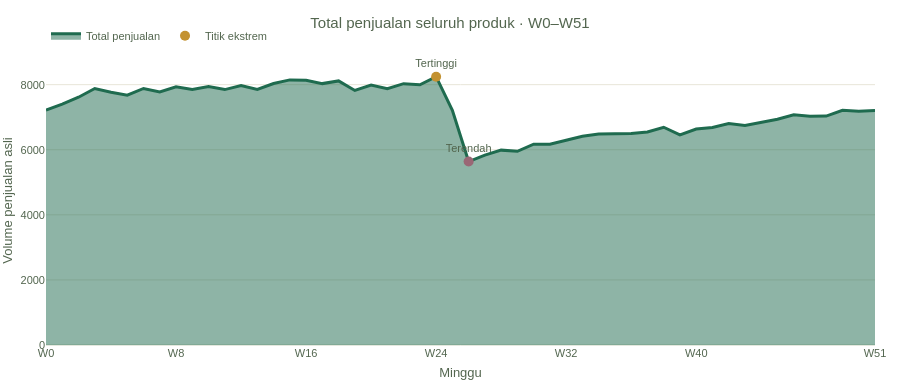
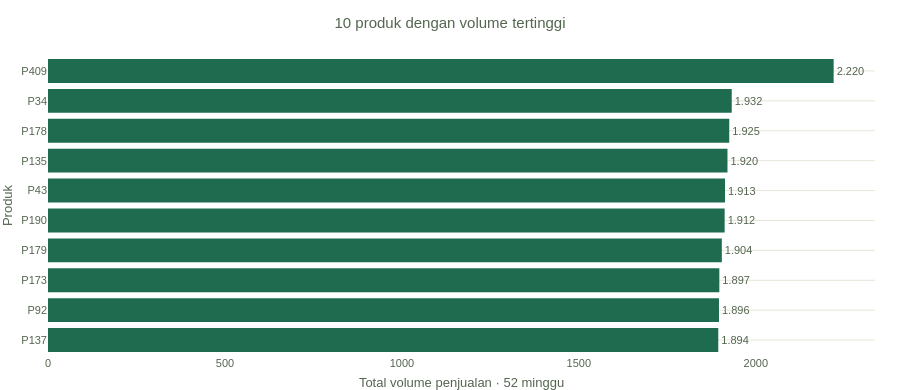
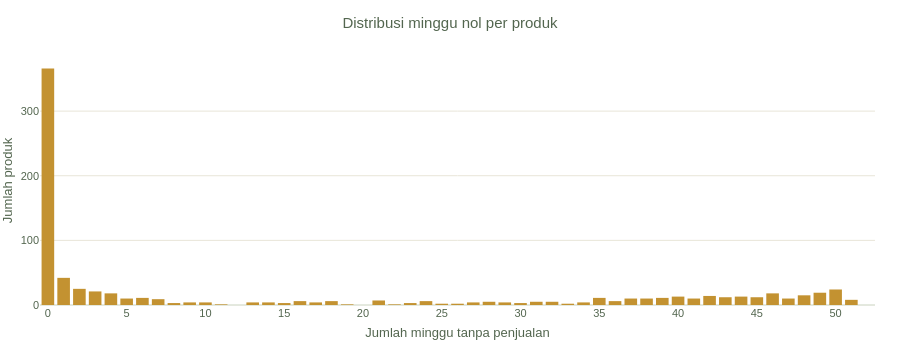

Source (notebook cell) for these figures, in order:
### Markdown cell above
## 3. Ringkasan penjualan — halaman Ringkasan dashboard

Bagian ini memuat komponen utama ringkasan dashboard: tren total penjualan mingguan, 10 produk dengan volume tertinggi, dan distribusi jumlah minggu nol.

**Interpretasi yang perlu dibaca:** tren total dapat menunjukkan perubahan agregat, tetapi tidak menjelaskan produk penyebabnya. Produk dengan total tinggi dapat mendominasi volume agregat. Distribusi minggu nol membantu memisahkan produk yang rutin aktif dari produk yang penjualannya sporadis.

### Code cell
overview_figures = {
    "weekly_sales": create_weekly_sales_figure(weekly_stats, config),
    "top_products": create_top_products_figure(product_stats, 10, config),
    "zero_weeks": create_zero_weeks_figure(product_stats, config),
}
for figure_name, figure in overview_figures.items():
    print(figure_name)
    display(figure)

### Figure 1 — Plotly figure (JSON) as saved in the notebook; plotly's stock layout.template omitted (floating-point values rounded to 4 significant figures)
{"data": [{"fill": "tozeroy", "hovertemplate": "W%{x}<br>Volume: %{y:,.0f}<extra></extra>", "line": {"width": 3}, "mode": "lines", "name": "Total penjualan", "type": "scatter", "x": [0, 1, 2, 3, 4, 5, 6, 7, 8, 9, 10, 11, 12, 13, 14, 15, 16, 17, 18, 19, 20, 21, 22, 23, 24, 25, 26, 27, 28, 29, 30, 31, 32, 33, 34, 35, 36, 37, 38, 39, 40, 41, 42, 43, 44, 45, 46, 47, 48, 49, 50, 51], "y": [7220.0, 7404.0, 7615.0, 7881.0, 7765.0, 7677.0, 7883.0, 7774.0, 7935.0, 7852.0, 7940.0, 7849.0, 7970.0, 7856.0, 8035.0, 8147.0, 8137.0, 8033.0, 8116.0, 7822.0, 7988.0, 7875.0, 8031.0, 7998.0, 8245.0, 7212.0, 5637.0, 5834.0, 5988.0, 5952.0, 6170.0, 6172.0, 6293.0, 6412.0, 6482.0, 6486.0, 6500.0, 6548.0, 6692.0, 6460.0, 6636.0, 6683.0, 6808.0, 6746.0, 6840.0, 6939.0, 7072.0, 7032.0, 7035.0, 7214.0, 7187.0, 7209.0]}, {"hovertemplate": "W%{x}<br>Volume: %{y:,.0f}<extra></extra>", "marker": {"color": ["#C39231", "#9A6775"], "size": 10}, "mode": "markers+text", "name": "Titik ekstrem", "text": ["Tertinggi", "Terendah"], "textposition": "top center", "type": "scatter", "x": [24, 26], "y": [8245.0, 5637.0]}], "layout": {"colorway": ["#1F6B4F", "#C39231", "#6285A0", "#9A6775", "#8A78A1"], "font": {"color": "#53664F", "family": "Plus Jakarta Sans, Arial", "size": 11}, "height": 380, "hoverlabel": {"bgcolor": "#FFFDF7", "font": {"size": 12}}, "legend": {"font": {"size": 11}, "orientation": "h", "x": 0, "y": 1.12}, "margin": {"b": 15, "l": 8, "r": 25, "t": 56}, "paper_bgcolor": "rgba(0,0,0,0)", "plot_bgcolor": "rgba(0,0,0,0)", "separators": ",.", "title": {"text": "Total penjualan seluruh produk · W0–W51"}, "transition": {"duration": 0}, "xaxis": {"automargin": true, "showgrid": false, "tickmode": "array", "ticktext": ["W0", "W8", "W16", "W24", "W32", "W40", "W51"], "tickvals": [0, 8, 16, 24, 32, 40, 51], "title": {"text": "Minggu"}, "zeroline": false}, "yaxis": {"automargin": true, "gridcolor": "#E8E5D8", "rangemode": "tozero", "title": {"text": "Volume penjualan asli"}, "zerolinecolor": "#C9D2BE"}}}

### Figure 2 — Plotly figure (JSON) as saved in the notebook; plotly's stock layout.template omitted (floating-point values rounded to 4 significant figures)
{"data": [{"cliponaxis": false, "hovertemplate": "%{y}<br>Total volume: %{x:,.0f}<extra></extra>", "marker": {"color": "#1F6B4F"}, "orientation": "h", "text": [1894.0, 1896.0, 1897.0, 1904.0, 1912.0, 1913.0, 1920.0, 1925.0, 1932.0, 2220.0], "textposition": "outside", "texttemplate": "%{text:,.0f}", "type": "bar", "x": [1894.0, 1896.0, 1897.0, 1904.0, 1912.0, 1913.0, 1920.0, 1925.0, 1932.0, 2220.0], "y": ["P137", "P92", "P173", "P179", "P190", "P43", "P135", "P178", "P34", "P409"]}], "layout": {"colorway": ["#1F6B4F", "#C39231", "#6285A0", "#9A6775", "#8A78A1"], "font": {"color": "#53664F", "family": "Plus Jakarta Sans, Arial", "size": 11}, "height": 390, "hoverlabel": {"bgcolor": "#FFFDF7", "font": {"size": 12}}, "legend": {"font": {"size": 11}, "orientation": "h", "x": 0, "y": 1.12}, "margin": {"b": 15, "l": 8, "r": 25, "t": 56}, "paper_bgcolor": "rgba(0,0,0,0)", "plot_bgcolor": "rgba(0,0,0,0)", "separators": ",.", "title": {"text": "10 produk dengan volume tertinggi"}, "transition": {"duration": 0}, "xaxis": {"automargin": true, "showgrid": false, "title": {"text": "Total volume penjualan · 52 minggu"}, "zeroline": false}, "yaxis": {"automargin": true, "gridcolor": "#E8E5D8", "title": {"text": "Produk"}, "zerolinecolor": "#C9D2BE"}}}

### Figure 3 — Plotly figure (JSON) as saved in the notebook; plotly's stock layout.template omitted (floating-point values rounded to 4 significant figures)
{"data": [{"hovertemplate": "Minggu nol: %{x}<br>Jumlah produk: %{y}<extra></extra>", "marker": {"color": "#C39231"}, "type": "bar", "x": [0, 1, 2, 3, 4, 5, 6, 7, 8, 9, 10, 11, 12, 13, 14, 15, 16, 17, 18, 19, 20, 21, 22, 23, 24, 25, 26, 27, 28, 29, 30, 31, 32, 33, 34, 35, 36, 37, 38, 39, 40, 41, 42, 43, 44, 45, 46, 47, 48, 49, 50, 51, 52], "y": [366, 42, 25, 21, 18, 10, 11, 9, 3, 4, 4, 1, 0, 4, 4, 3, 6, 4, 6, 1, 0, 7, 1, 3, 6, 2, 2, 4, 5, 4, 3, 5, 5, 2, 4, 11, 6, 10, 10, 11, 13, 10, 14, 12, 13, 12, 18, 10, 15, 19, 24, 8, 0]}], "layout": {"colorway": ["#1F6B4F", "#C39231", "#6285A0", "#9A6775", "#8A78A1"], "font": {"color": "#53664F", "family": "Plus Jakarta Sans, Arial", "size": 11}, "height": 340, "hoverlabel": {"bgcolor": "#FFFDF7", "font": {"size": 12}}, "legend": {"font": {"size": 11}, "orientation": "h", "x": 0, "y": 1.12}, "margin": {"b": 15, "l": 8, "r": 25, "t": 56}, "paper_bgcolor": "rgba(0,0,0,0)", "plot_bgcolor": "rgba(0,0,0,0)", "separators": ",.", "title": {"text": "Distribusi minggu nol per produk"}, "transition": {"duration": 0}, "xaxis": {"automargin": true, "dtick": 5, "range": [-0.5, 52.5], "showgrid": false, "title": {"text": "Jumlah minggu tanpa penjualan"}, "zeroline": false}, "yaxis": {"automargin": true, "gridcolor": "#E8E5D8", "title": {"text": "Jumlah produk"}, "zerolinecolor": "#C9D2BE"}}}
